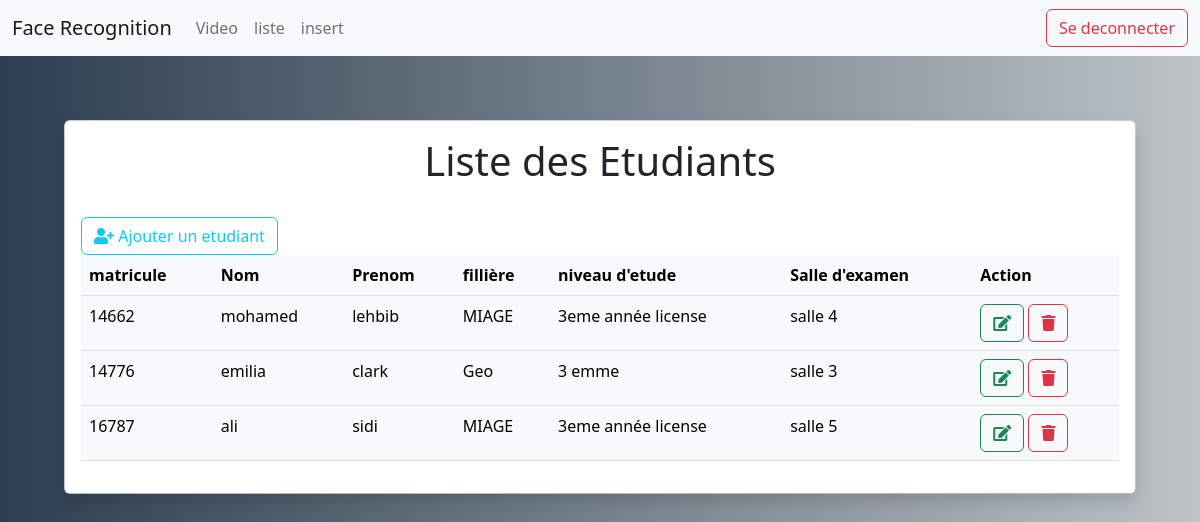
The app's page /liste (signed in) with its own data.
### main.py (models this page shows)
class Etudiant(db.Model):
    matricule = db.Column(db.Integer, primary_key=True)
    nom = db.Column(db.String(20), nullable=False)
    prenom = db.Column(db.String(20), nullable=False)
    filliere = db.Column(db.String(20), nullable=False)
    niveau = db.Column(db.String(20), nullable=False)
    salle = db.Column(db.String(20), nullable=False)

### main.py (the view)
@app.route('/liste')
@login_required
def liste():
    etudiants = Etudiant.query.all()
    return render_template('liste.html', etudiants=etudiants)

### main.py (called while the page is built)
@login_manager.user_loader
def load_user(user_id):
    return User.query.get(int(user_id))

### templates/liste.html (shortened to what this page needs)
{%extends 'base.html'%}
{%block content%}
  <div class="jumbotron p-3">
    <div class="card m-5">
            <div class="shadow card-body">
    <h1 align="center">Liste des Etudiants</h1>
    <br>
    <a href="{{url_for('insert')}}">
      <button class='btn btn-outline-info float-right'> <i class='fa fa-user-plus'></i> Ajouter un etudiant </button>
    </a>
    <br>
    <table class="table table-hover table-light">
        <tr>
            <th>matricule</th>
            <th>Nom</th>
            <th>Prenom</th>
            <th>fillière</th>
            <th>niveau d'etude</th>
            <th>Salle d'examen</th>
            <th>Action</th>
        </tr>
        {%for etudiant in etudiants%}
        <tr>
          <td>{{etudiant.matricule}}</td>
          <td>{{etudiant.nom}}</td>
          <td>{{etudiant.prenom}}</td>
          <td>{{etudiant.filliere}}</td>
          <td>{{etudiant.niveau}}</td>
          <td>{{etudiant.salle}}</td>
          <td>
            <a href="update/{{etudiant.matricule}}">
            <font color ="black"><button class="btn btn-outline-success"> <i class='fa fa-edit'></i> </button></font></a>
            <a href="delete/{{etudiant.matricule}}" onclick="return confirm('Êtes-vous sûr de vouloir supprimer  ?')">
            <font color ="black"><button class="btn btn-outline-danger float-left"> <i class='fa fa-trash'></i> </button></font></a>
          </td>
      </tr>
      {%endfor%}
    </table>
  </div>
  </div>
  </div>
{%endblock%}

### templates/base.html (shortened to what this page needs)
<!DOCTYPE html>
<html lang="en">
<head>
    <link href="{{url_for('static', filename= 'css/bootstrap.min.css')}}" rel="stylesheet"/>
    <link rel="stylesheet" type="text/css" href="{{url_for('static',filename='fontawesome-free-5.15.3-web/css/all.min.css')}}">
    <link href="{{url_for('static', filename= 'hello/main.css')}}" rel="stylesheet"/>
</head>
<body>
    <nav class="navbar navbar-expand-lg bg-light">
        <div class="container-fluid">
          <a class="navbar-brand" href="#">Face Recognition</a>
          <div class="collapse navbar-collapse" id="navbarSupportedContent">
            <ul class="navbar-nav me-auto mb-2 mb-lg-0">
              <li class="nav-item">
                <a class="nav-link" aria-current="page" href="{{url_for('index')}}">Video</a>
              </li>
              <li class="nav-item">
                <a class="nav-link" aria-current="page" href="{{url_for('liste')}}">liste</a>
              </li>
              <li class="nav-item">
                <a class="nav-link" aria-current="page" href="{{url_for('insert')}}">insert</a>
              </li>
              </ul>
              </div>
              <a href="{{url_for('logout')}}" class="btn btn-outline-danger">Se deconnecter</a>
        </div>
      </nav>
    {%block content%}
    {%endblock%}
</body>
</html>

### static/main/main.css (style rules this page uses)
body { background: #bdc3c7; background: -webkit-linear-gradient(to right, #2c3e50, #bdc3c7); background: linear-gradient(to right, #2c3e50, #bdc3c7); background-image: 'bgimage.jpg'; }

### records on screen
Etudiant: matricule "14662", nom "mohamed", prenom "lehbib", filliere "MIAGE", niveau "3eme année license", salle "salle 4"
Etudiant: matricule "14776", nom "emilia", prenom "clark", filliere "Geo", niveau "3 emme", salle "salle 3"
Etudiant: matricule "16787", nom "ali", prenom "sidi", filliere "MIAGE", niveau "3eme année license", salle "salle 5"
